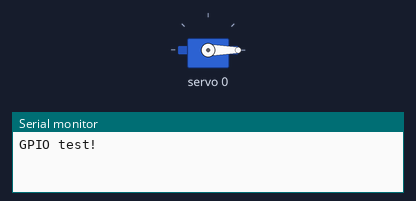
A sketch run on a simulated Arduino Uno, built with avr-gcc and run on an emulated ATmega328P. On the bench: servo, the last lines printed to the serial monitor.

Above: at 0.05 s.
At 1.85 s:
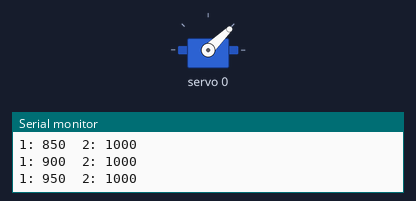
At 3.3 s:
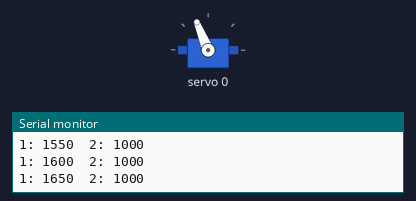
At 6.55 s:
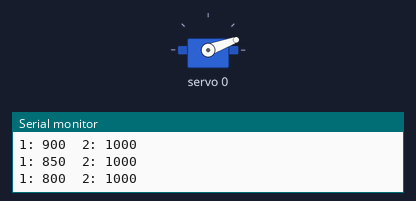
Timing chart, 0 to 10.3 s (numbered marks = the images above):
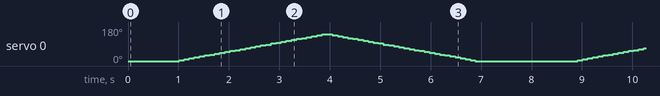

The sketch:

double_servo_driver_test.ino
```cpp
#include <Wire.h>
#include <Adafruit_PWMServoDriver.h>

// called this way, it uses the default address 0x40
Adafruit_PWMServoDriver pwm = Adafruit_PWMServoDriver(0x40);
// you can also call it with a different address you want
//Adafruit_PWMServoDriver pwm = Adafruit_PWMServoDriver(0x41);
// you can also call it with a different address and I2C interface
//Adafruit_PWMServoDriver pwm = Adafruit_PWMServoDriver(0x40, Wire);


//int pwm = 0
#define SERVO_1   0
uint16_t servo1_angle = 100;
uint16_t servo1_min = 100;
uint16_t servo1_max = 2000 ;

// Shoulder elevationiii
#define SERVO_2   1
uint16_t servo2_angle = 1000;
uint16_t servo2_min = 1000;
uint16_t servo2_max = 2630;

int SERVO_FREQ = 50;


void setup() {
  Serial.begin(9600);
  Serial.println("GPIO test!");

  pwm.begin();
  pwm.setPWMFreq(SERVO_FREQ);  // Set to whatever you like, we don't use it in this demo!

  // if you want to really speed stuff up, you can go into 'fast 400khz I2C' mode
  // some i2c devices dont like this so much so if you're sharing the bus, watch
  // out for this!
  Wire.setClock(400000);
}

void loop() {
  for(servo1_angle = servo1_min; servo1_angle <= servo1_max; servo1_angle = servo1_angle + SERVO_FREQ){
    pwm.setPWM(SERVO_1, 0, int(float(servo1_angle) / 1000000 * SERVO_FREQ * 4096));
    delay(100);
    Serial.print("1: ");
    Serial.print(servo1_angle);
    Serial.print("\t2: ");
    Serial.print(servo2_angle);
    Serial.println("");
  }

  for(servo1_angle = servo1_max; servo1_angle >= servo1_min; servo1_angle = servo1_angle - SERVO_FREQ){
    pwm.setPWM(SERVO_1, 0, int(float(servo1_angle) / 1000000 * SERVO_FREQ * 4096));
    delay(100);
    Serial.print("1: ");
    Serial.print(servo1_angle);
    Serial.print("\t2: ");
    Serial.print(servo2_angle);
    Serial.println("");
  }
}
```
